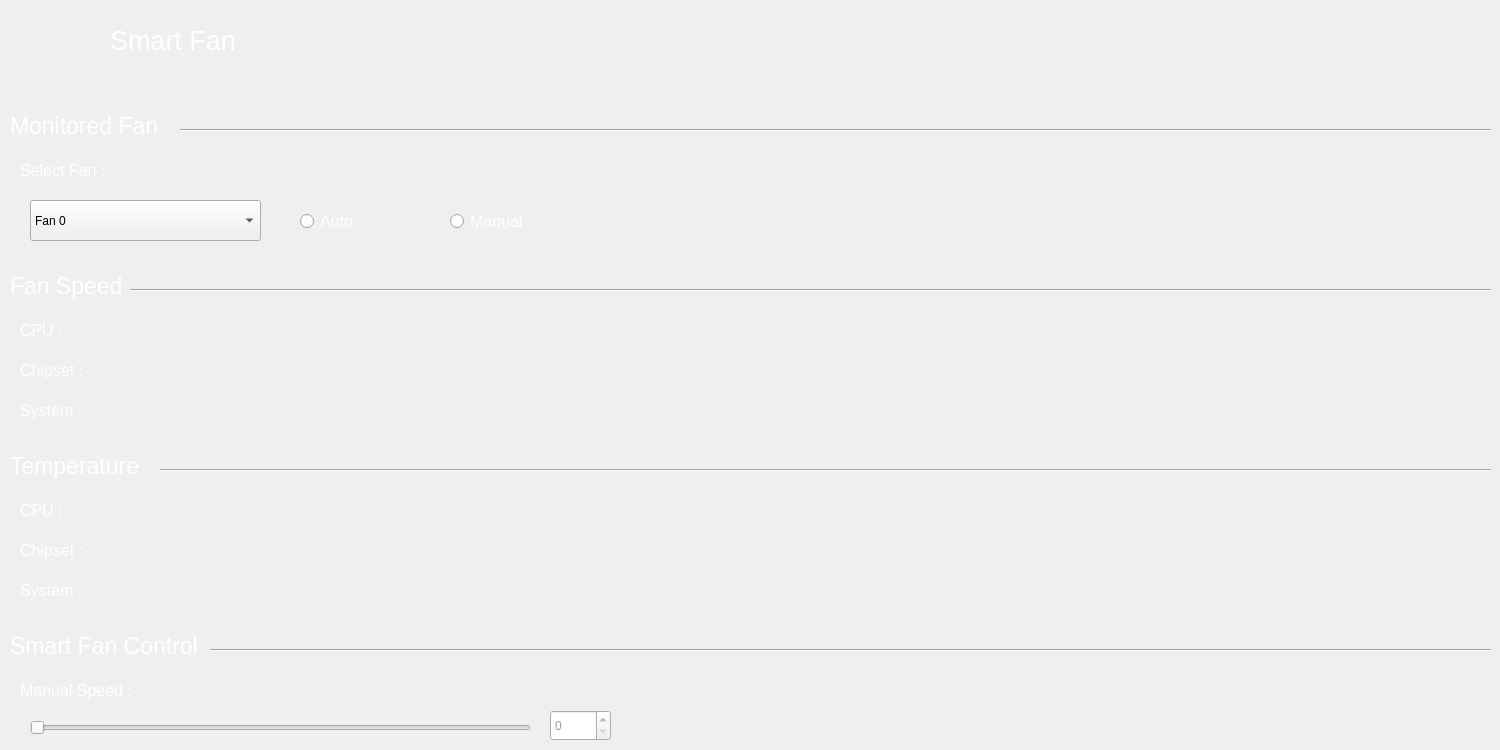
    <widget class="QWidget" name="page_fan">
     <widget class="Line" name="line_18">
      <property name="geometry">
       <rect>
        <x>180</x>
        <y>120</y>
        <width>1311</width>
        <height>20</height>
       </rect>
      </property>
      <property name="styleSheet">
       <string notr="true"/>
      </property>
      <property name="orientation">
       <enum>Qt::Horizontal</enum>
      </property>
     </widget>
     <widget class="QLabel" name="fanLab">
      <property name="geometry">
       <rect>
        <x>110</x>
        <y>0</y>
        <width>331</width>
        <height>80</height>
       </rect>
      </property>
      <property name="palette">
       <palette>
        <active>
         <colorrole role="WindowText">
          <brush brushstyle="SolidPattern">
           <color alpha="255">
            <red>255</red>
            <green>255</green>
            <blue>255</blue>
           </color>
          </brush>
         </colorrole>
         <colorrole role="Button">
          <brush brushstyle="SolidPattern">
           <color alpha="255">
            <red>36</red>
            <green>31</green>
            <blue>49</blue>
           </color>
          </brush>
         </colorrole>
         <colorrole role="Base">
          <brush brushstyle="SolidPattern">
           <color alpha="255">
            <red>36</red>
            <green>31</green>
            <blue>49</blue>
           </color>
          </brush>
         </colorrole>
         <colorrole role="Window">
          <brush brushstyle="SolidPattern">
           <color alpha="255">
            <red>36</red>
            <green>31</green>
            <blue>49</blue>
           </color>
          </brush>
         </colorrole>
        </active>
        <inactive>
         <colorrole role="WindowText">
          <brush brushstyle="SolidPattern">
           <color alpha="255">
            <red>255</red>
            <green>255</green>
            <blue>255</blue>
           </color>
          </brush>
         </colorrole>
         <colorrole role="Button">
          <brush brushstyle="SolidPattern">
           <color alpha="255">
            <red>36</red>
            <green>31</green>
            <blue>49</blue>
           </color>
          </brush>
         </colorrole>
         <colorrole role="Base">
          <brush brushstyle="SolidPattern">
           <color alpha="255">
            <red>36</red>
            <green>31</green>
            <blue>49</blue>
           </color>
          </brush>
         </colorrole>
         <colorrole role="Window">
          <brush brushstyle="SolidPattern">
           <color alpha="255">
            <red>36</red>
            <green>31</green>
            <blue>49</blue>
           </color>
          </brush>
         </colorrole>
        </inactive>
        <disabled>
         <colorrole role="Button">
          <brush brushstyle="SolidPattern">
           <color alpha="255">
            <red>36</red>
            <green>31</green>
            <blue>49</blue>
           </color>
          </brush>
         </colorrole>
         <colorrole role="Base">
          <brush brushstyle="SolidPattern">
           <color alpha="255">
            <red>36</red>
            <green>31</green>
            <blue>49</blue>
           </color>
          </brush>
         </colorrole>
         <colorrole role="Window">
          <brush brushstyle="SolidPattern">
           <color alpha="255">
            <red>36</red>
            <green>31</green>
            <blue>49</blue>
           </color>
          </brush>
         </colorrole>
        </disabled>
       </palette>
      </property>
      <property name="font">
       <font>
        <pointsize>20</pointsize>
       </font>
      </property>
      <property name="text">
       <string>Smart Fan</string>
      </property>
      <property name="scaledContents">
       <bool>false</bool>
      </property>
     </widget>
     <widget class="QLabel" name="label_65">
      <property name="geometry">
       <rect>
        <x>10</x>
        <y>110</y>
        <width>161</width>
        <height>31</height>
       </rect>
      </property>
      <property name="font">
       <font>
        <pointsize>17</pointsize>
       </font>
      </property>
      <property name="styleSheet">
       <string notr="true">color: rgb(255, 255, 255);</string>
      </property>
      <property name="text">
       <string>Monitored Fan</string>
      </property>
     </widget>
     <widget class="QLabel" name="fanImg">
      <property name="geometry">
       <rect>
        <x>10</x>
        <y>0</y>
        <width>80</width>
        <height>80</height>
       </rect>
      </property>
      <property name="minimumSize">
       <size>
        <width>71</width>
        <height>71</height>
       </size>
      </property>
      <property name="styleSheet">
       <string notr="true">border-image: url(:/myImage/image/fan.png);
border-radius: 10px;</string>
      </property>
      <property name="text">
       <string/>
      </property>
     </widget>
     <widget class="QLabel" name="label_66">
      <property name="geometry">
       <rect>
        <x>20</x>
        <y>160</y>
        <width>91</width>
        <height>21</height>
       </rect>
      </property>
      <property name="font">
       <font>
        <pointsize>12</pointsize>
       </font>
      </property>
      <property name="styleSheet">
       <string notr="true">color: rgb(255, 255, 255);</string>
      </property>
      <property name="text">
       <string>Select Fan :</string>
      </property>
     </widget>
     <widget class="QSlider" name="fanSlider">
      <property name="geometry">
       <rect>
        <x>30</x>
        <y>720</y>
        <width>501</width>
        <height>16</height>
       </rect>
      </property>
      <property name="maximum">
       <number>100</number>
      </property>
      <property name="orientation">
       <enum>Qt::Horizontal</enum>
      </property>
     </widget>
     <widget class="QComboBox" name="comboBox">
      <property name="geometry">
       <rect>
        <x>30</x>
        <y>200</y>
        <width>231</width>
        <height>41</height>
       </rect>
      </property>
      <property name="styleSheet">
       <string notr="true"/>
      </property>
      <item>
       <property name="text">
        <string>Fan 0</string>
       </property>
      </item>
      <item>
       <property name="text">
        <string>Fan 1</string>
       </property>
      </item>
     </widget>
     <widget class="QRadioButton" name="autoBtn">
      <property name="geometry">
       <rect>
        <x>300</x>
        <y>210</y>
        <width>112</width>
        <height>23</height>
       </rect>
      </property>
      <property name="font">
       <font>
        <pointsize>12</pointsize>
       </font>
      </property>
      <property name="styleSheet">
       <string notr="true">color: rgb(255, 255, 255);
selection-background-color: rgb(0, 0, 0);
</string>
      </property>
      <property name="text">
       <string>Auto</string>
      </property>
     </widget>
     <widget class="QRadioButton" name="manBtn">
      <property name="geometry">
       <rect>
        <x>450</x>
        <y>210</y>
        <width>112</width>
        <height>23</height>
       </rect>
      </property>
      <property name="font">
       <font>
        <pointsize>12</pointsize>
       </font>
      </property>
      <property name="styleSheet">
       <string notr="true">color: rgb(255, 255, 255);
selection-background-color: rgb(0, 0, 0);</string>
      </property>
      <property name="text">
       <string>Manual</string>
      </property>
     </widget>
     <widget class="QLabel" name="label_67">
      <property name="geometry">
       <rect>
        <x>10</x>
        <y>270</y>
        <width>111</width>
        <height>31</height>
       </rect>
      </property>
      <property name="font">
       <font>
        <pointsize>17</pointsize>
       </font>
      </property>
      <property name="styleSheet">
       <string notr="true">color: rgb(255, 255, 255);</string>
      </property>
      <property name="text">
       <string>Fan Speed</string>
      </property>
     </widget>
     <widget class="Line" name="line_19">
      <property name="geometry">
       <rect>
        <x>130</x>
        <y>280</y>
        <width>1361</width>
        <height>20</height>
       </rect>
      </property>
      <property name="styleSheet">
       <string notr="true"/>
      </property>
      <property name="orientation">
       <enum>Qt::Horizontal</enum>
      </property>
     </widget>
     <widget class="QLabel" name="label_68">
      <property name="geometry">
       <rect>
        <x>20</x>
        <y>320</y>
        <width>51</width>
        <height>21</height>
       </rect>
      </property>
      <property name="font">
       <font>
        <pointsize>12</pointsize>
       </font>
      </property>
      <property name="styleSheet">
       <string notr="true">color: rgb(255, 255, 255);</string>
      </property>
      <property name="text">
       <string>CPU :</string>
      </property>
     </widget>
     <widget class="QLabel" name="label_69">
      <property name="geometry">
       <rect>
        <x>20</x>
        <y>360</y>
        <width>71</width>
        <height>21</height>
       </rect>
      </property>
      <property name="font">
       <font>
        <pointsize>12</pointsize>
       </font>
      </property>
      <property name="styleSheet">
       <string notr="true">color: rgb(255, 255, 255);</string>
      </property>
      <property name="text">
       <string>Chipset :</string>
      </property>
     </widget>
     <widget class="QLabel" name="label_70">
      <property name="geometry">
       <rect>
        <x>20</x>
        <y>400</y>
        <width>71</width>
        <height>21</height>
       </rect>
      </property>
      <property name="font">
       <font>
        <pointsize>12</pointsize>
       </font>
      </property>
      <property name="styleSheet">
       <string notr="true">color: rgb(255, 255, 255);</string>
      </property>
      <property name="text">
       <string>System :</string>
      </property>
     </widget>
     <widget class="QLabel" name="label_71">
      <property name="geometry">
       <rect>
        <x>20</x>
        <y>540</y>
        <width>71</width>
        <height>21</height>
       </rect>
      </property>
      <property name="font">
       <font>
        <pointsize>12</pointsize>
       </font>
      </property>
      <property name="styleSheet">
       <string notr="true">color: rgb(255, 255, 255);</string>
      </property>
      <property name="text">
       <string>Chipset :</string>
      </property>
     </widget>
     <widget class="QLabel" name="label_72">
      <property name="geometry">
       <rect>
        <x>10</x>
        <y>450</y>
        <width>151</width>
        <height>31</height>
       </rect>
      </property>
      <property name="font">
       <font>
        <pointsize>17</pointsize>
       </font>
      </property>
      <property name="styleSheet">
       <string notr="true">color: rgb(255, 255, 255);</string>
      </property>
      <property name="text">
       <string>Temperature</string>
      </property>
     </widget>
     <widget class="Line" name="line_20">
      <property name="geometry">
       <rect>
        <x>160</x>
        <y>460</y>
        <width>1331</width>
        <height>20</height>
       </rect>
      </property>
      <property name="styleSheet">
       <string notr="true"/>
      </property>
      <property name="orientation">
       <enum>Qt::Horizontal</enum>
      </property>
     </widget>
     <widget class="QLabel" name="label_73">
      <property name="geometry">
       <rect>
        <x>20</x>
        <y>500</y>
        <width>51</width>
        <height>21</height>
       </rect>
      </property>
      <property name="font">
       <font>
        <pointsize>12</pointsize>
       </font>
      </property>
      <property name="styleSheet">
       <string notr="true">color: rgb(255, 255, 255);</string>
      </property>
      <property name="text">
       <string>CPU :</string>
      </property>
     </widget>
     <widget class="QLabel" name="label_74">
      <property name="geometry">
       <rect>
        <x>20</x>
        <y>580</y>
        <width>71</width>
        <height>21</height>
       </rect>
      </property>
      <property name="font">
       <font>
        <pointsize>12</pointsize>
       </font>
      </property>
      <property name="styleSheet">
       <string notr="true">color: rgb(255, 255, 255);</string>
      </property>
      <property name="text">
       <string>System :</string>
      </property>
     </widget>
     <widget class="QLabel" name="label_75">
      <property name="geometry">
       <rect>
        <x>10</x>
        <y>630</y>
        <width>191</width>
        <height>31</height>
       </rect>
      </property>
      <property name="font">
       <font>
        <pointsize>17</pointsize>
       </font>
      </property>
      <property name="styleSheet">
       <string notr="true">color: rgb(255, 255, 255);</string>
      </property>
      <property name="text">
       <string>Smart Fan Control</string>
      </property>
     </widget>
     <widget class="Line" name="line_21">
      <property name="geometry">
       <rect>
        <x>210</x>
        <y>640</y>
        <width>1281</width>
        <height>20</height>
       </rect>
      </property>
      <property name="styleSheet">
       <string notr="true"/>
      </property>
      <property name="orientation">
       <enum>Qt::Horizontal</enum>
      </property>
     </widget>
     <widget class="QLabel" name="label_76">
      <property name="geometry">
       <rect>
        <x>20</x>
        <y>680</y>
        <width>151</width>
        <height>21</height>
       </rect>
      </property>
      <property name="font">
       <font>
        <pointsize>12</pointsize>
       </font>
      </property>
      <property name="styleSheet">
       <string notr="true">color: rgb(255, 255, 255);</string>
      </property>
      <property name="text">
       <string>Manual Speed :</string>
      </property>
     </widget>
     <widget class="QSpinBox" name="fanSpin">
      <property name="geometry">
       <rect>
        <x>550</x>
        <y>710</y>
        <width>61</width>
        <height>31</height>
       </rect>
      </property>
      <property name="styleSheet">
       <string notr="true">color: rgb(154, 153, 150);</string>
      </property>
      <property name="maximum">
       <number>100</number>
      </property>
     </widget>
    </widget>
